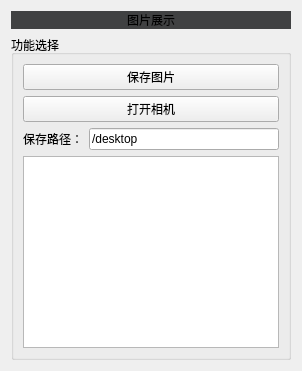
      <widget class="QWidget" name="CameraWidget" native="true">
       <layout class="QVBoxLayout" name="verticalLayout_19">
        <item>
         <widget class="QLabel" name="label">
          <property name="sizePolicy">
           <sizepolicy hsizetype="Expanding" vsizetype="Expanding">
            <horstretch>0</horstretch>
            <verstretch>0</verstretch>
           </sizepolicy>
          </property>
          <property name="styleSheet">
           <string notr="true">background-color: rgb(64, 65, 66);</string>
          </property>
          <property name="text">
           <string>图片展示</string>
          </property>
          <property name="alignment">
           <set>Qt::AlignCenter</set>
          </property>
         </widget>
        </item>
        <item>
         <widget class="QGroupBox" name="groupBox_5">
          <property name="title">
           <string>功能选择</string>
          </property>
          <layout class="QVBoxLayout" name="verticalLayout">
           <item>
            <widget class="QPushButton" name="savePhotoButton">
             <property name="text">
              <string>保存图片</string>
             </property>
            </widget>
           </item>
           <item>
            <widget class="QPushButton" name="openCameraButton">
             <property name="text">
              <string>打开相机</string>
             </property>
            </widget>
           </item>
           <item>
            <layout class="QHBoxLayout" name="horizontalLayout_3" stretch="1,5">
             <item>
              <widget class="QLabel" name="label_4">
               <property name="text">
                <string>保存路径：</string>
               </property>
              </widget>
             </item>
             <item>
              <widget class="QLineEdit" name="savePathEdit">
               <property name="sizePolicy">
                <sizepolicy hsizetype="Preferred" vsizetype="Preferred">
                 <horstretch>0</horstretch>
                 <verstretch>0</verstretch>
                </sizepolicy>
               </property>
               <property name="text">
                <string>/desktop</string>
               </property>
              </widget>
             </item>
            </layout>
           </item>
           <item>
            <layout class="QHBoxLayout" name="horizontalLayout_2">
             <item>
              <widget class="QTextEdit" name="MsgTextEdit">
               <property name="sizePolicy">
                <sizepolicy hsizetype="Preferred" vsizetype="Preferred">
                 <horstretch>0</horstretch>
                 <verstretch>0</verstretch>
                </sizepolicy>
               </property>
              </widget>
             </item>
            </layout>
           </item>
          </layout>
         </widget>
        </item>
       </layout>
      </widget>
